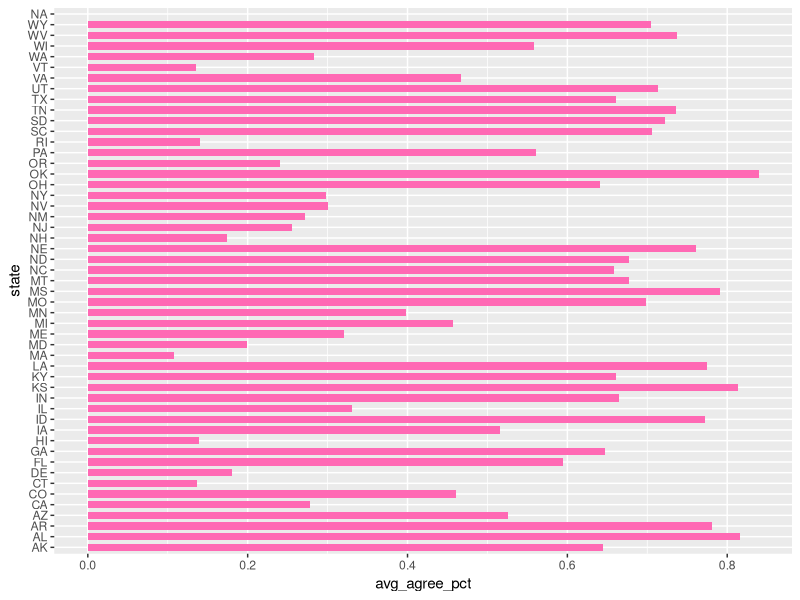

Reproduce this figure in R.
## ---- chunk 1
library(tidyverse)
library(ggplot2)
averages <- read_csv("averages.csv")
## ---- chunk 2
library(ggplot2)
library(tidyverse)
library(dplyr)
averages <- read_csv("averages.csv")
averages
## ---- chunk 3
averages <- averages |>
  group_by(state) |>
  summarize(avg_agree_pct = mean(agree_pct))

averages |>
  group_by(state) |>
  slice_max(avg_agree_pct, n = 50) |>
  ggplot(mapping = aes(x = avg_agree_pct, y = state)) +
  geom_bar(stat = "identity", width = 0.7, fill = "hotpink")

